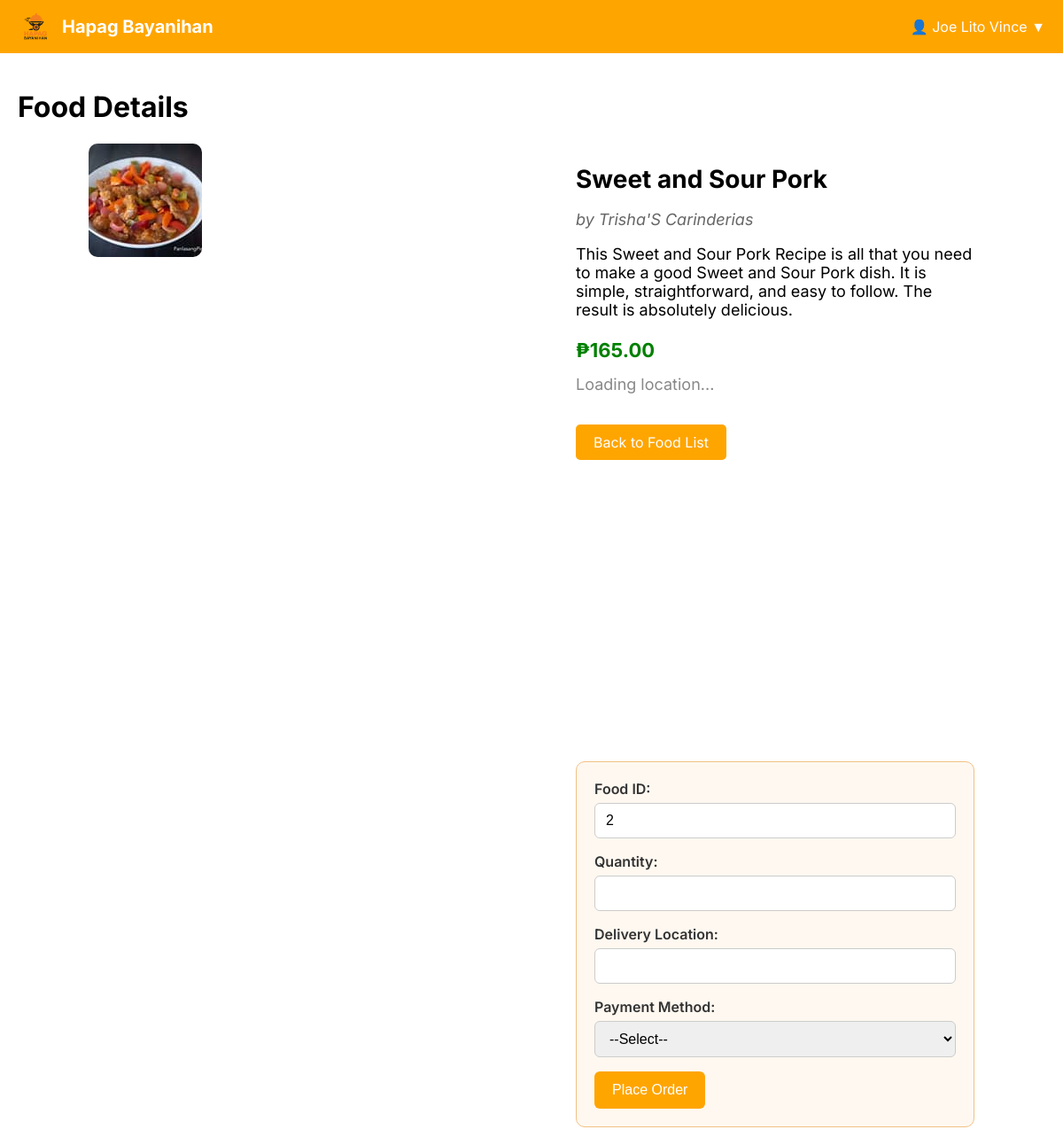
/food_detail.php?id=2 (signed in), run on the app's committed database.
### tables this page shows
CREATE TABLE `foods` (
  `food_id` int(100) NOT NULL,
  `kitchen_id` int(11) NOT NULL,
  `food_name` varchar(100) NOT NULL,
  `description` text DEFAULT NULL,
  `price` decimal(10,2) NOT NULL,
  `quantity` int(11) DEFAULT 1,
  `image_path` varchar(255) DEFAULT NULL,
  `latitude` decimal(10,7) DEFAULT NULL,
  `longitude` decimal(10,7) DEFAULT NULL,
  `carinderia_name` varchar(100) DEFAULT NULL,
  `created_at` timestamp NOT NULL DEFAULT current_timestamp()
);

### food_detail.php (the view, shortened to what this page needs)
<?php
include "dbconfig.php";
if (isset($_GET['id'])) {
    $food_id = $_GET['id'];
    $food_sql = "SELECT food_id, food_name, price, description, image_path, latitude, longitude, carinderia_name FROM foods WHERE food_id = ?";
    $stmt = $conn->prepare($food_sql);
    $stmt->bind_param("i", $food_id);
    $stmt->execute();
    $result = $stmt->get_result();
    if ($result->num_rows > 0) {
        $food = $result->fetch_assoc();
    } else {
        echo "Food item not found.";
        exit();
    }
} else {
    echo "No food item selected.";
    exit();
}
?>
<!DOCTYPE html>
<html lang="en">
<head>
</head>
<body>
<div class="header">
    <a href="main.php" class="logo">
        <img src="logo.png" alt="Logo">
        Hapag Bayanihan
    </a>
    <div class="user-menu">
        <span>👤 <?php echo htmlspecialchars($_SESSION['firstname']); ?> ▼</span>
    </div>
</div>
<div class="content">
    <h1>Food Details</h1>
    <div class="food-details">
        <div class="food-image">
            <img src="<?php echo htmlspecialchars($food['image_path']); ?>" alt="Food Image">
        </div>
        <div class="food-info">
            <h2><?php echo htmlspecialchars($food['food_name']); ?></h2>
            <p style="font-style: italic; color: #666;">by <?php echo htmlspecialchars($food['carinderia_name']); ?></p>
            <p><?php echo nl2br(htmlspecialchars($food['description'])); ?></p>
            <p class="price">₱<?php echo number_format($food['price'], 2); ?></p>
            <p class="location" id="location-display">Loading location...</p>
            <a href="main.php" class="back-button">Back to Food List</a>
            <div id="map"></div>
     <form method="POST" action="order.php" class="order-form">
    <label for="food_id">Food ID:</label>
    <input type="number" name="food_id" value="<?php echo $food['food_id']; ?>" readonly><br>
    <label for="quantity">Quantity:</label>
    <input type="number" name="quantity" required><br>
    <label for="location">Delivery Location:</label>
    <input type="text" name="location" required><br>
    <label for="payment_method">Payment Method:</label>
    <select name="payment_method" id="payment_method" required onchange="toggleAmountField()">
        <option value="">--Select--</option>
    </select><br>
    <button type="submit">Place Order</button>
</form>
        </div>
    </div>
</div>
</body>
</html>

### food_detail.php (style rules this page uses)
body { font-family: 'Inter', sans-serif; margin: 0; background-color: white; }
.header { background-color: orange; display: flex; justify-content: space-between; align-items: center; padding: 10px 20px; }
.logo { display: flex; align-items: center; font-size: 20px; font-weight: bold; color: white; text-decoration: none; }
.logo img { height: 40px; margin-right: 10px; }
.user-menu { position: relative; color: white; cursor: pointer; }
.content { padding: 20px; }
.food-details { display: flex; justify-content: space-between; max-width: 1000px; margin: 0 auto; }
.food-image img { max-width: 500px; border-radius: 10px; }
.food-info { max-width: 450px; }
.food-info h2 { font-size: 28px; margin-bottom: 5px; }
.food-info p { font-size: 18px; margin-bottom: 15px; }
.food-info .price { font-size: 22px; font-weight: bold; color: green; }
.food-info .location { font-size: 18px; color: #888; margin-top: 10px; }
.back-button { background-color: orange; color: white; padding: 10px 20px; text-decoration: none; border-radius: 5px; margin-top: 20px; display: inline-block; }
#map { width: 100%; height: 300px; margin-top: 20px; }
.order-form { margin-top: 20px; padding: 20px; background-color: #fff8f0; border: 1px solid #f1c185; border-radius: 10px; max-width: 500px; }
.order-form label { display: block; margin-bottom: 6px; font-weight: 600; color: #333; }
.order-form input[type="number"], .order-form input[type="text"], .order-form select { width: 100%; padding: 10px 12px; border: 1px solid #ccc; border-radius: 6px; margin-bottom: 16px; font-size: 16px; box-sizing: border-box; transition: border-color 0.3s ease; }
.order-form button { background-color: orange; color: white; padding: 12px 20px; font-size: 16px; border: none; border-radius: 6px; cursor: pointer; transition: background-color 0.3s ease; }

### data on the page
foods: image_path (picture), food_name "Sweet and Sour Pork", carinderia_name "Trisha'S Carinderias", description "This Sweet and Sour Pork Recipe is all that you need to make a good Sweet and Sour Pork dish. It is simple, straightforward, and easy to follow. The result is absolutely delicious.", price "165.00", food_id "2"

### other printed values
$_SESSION['firstname'] "Joe Lito Vince"
